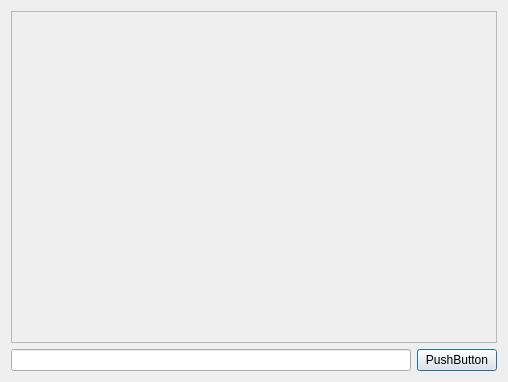
<?xml version="1.0" encoding="UTF-8"?>
<ui version="4.0">
 <class>Dialog</class>
 <widget class="QDialog" name="Dialog">
  <property name="geometry">
   <rect>
    <x>0</x>
    <y>0</y>
    <width>508</width>
    <height>382</height>
   </rect>
  </property>
  <property name="windowTitle">
   <string>Dialog</string>
  </property>
  <layout class="QGridLayout" name="gridLayout">
   <item row="0" column="0">
    <layout class="QVBoxLayout" name="verticalLayout">
     <item>
      <widget class="QScrollArea" name="scrollArea">
       <property name="widgetResizable">
        <bool>true</bool>
       </property>
       <widget class="QWidget" name="scrollAreaWidgetContents">
        <property name="geometry">
         <rect>
          <x>0</x>
          <y>0</y>
          <width>486</width>
          <height>329</height>
         </rect>
        </property>
       </widget>
      </widget>
     </item>
     <item>
      <layout class="QHBoxLayout" name="horizontalLayout">
       <item>
        <widget class="QLineEdit" name="lineEdit"/>
       </item>
       <item>
        <widget class="QPushButton" name="pushButton">
         <property name="text">
          <string>PushButton</string>
         </property>
        </widget>
       </item>
      </layout>
     </item>
    </layout>
   </item>
  </layout>
 </widget>
 <resources/>
 <connections/>
</ui>
